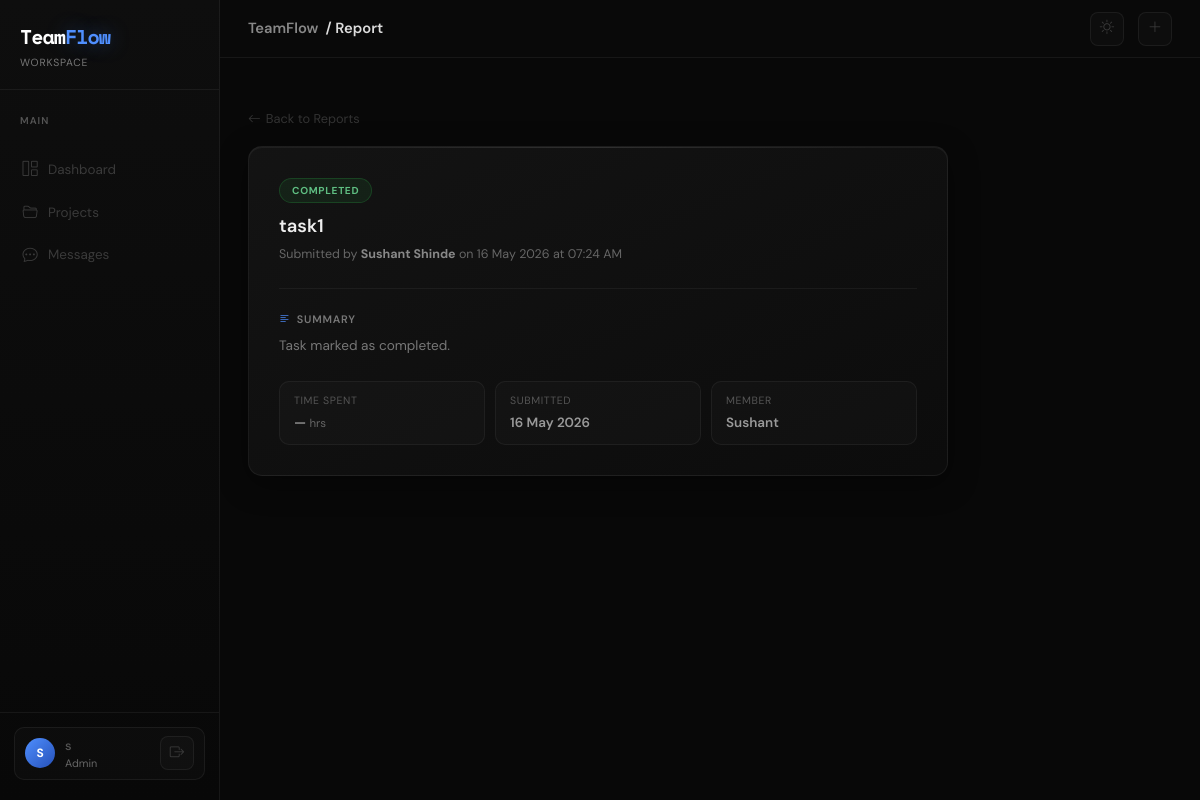
The page /reports/1 (signed in) on the database its author committed.
### app/models.py (models this page shows, shortened)
class User(db.Model, UserMixin):
    id = db.Column(db.Integer, primary_key=True)
    full_name = db.Column(db.String(100), nullable=False)
    email = db.Column(db.String(120), unique=True, nullable=False)
    password_hash = db.Column(db.String(200), nullable=False)
    role = db.Column(db.String(20), default='Member')  # Admin or Member
    profile_image = db.Column(db.String(100), default='default.jpg')
    created_at = db.Column(db.DateTime, default=datetime.utcnow)
    assigned_tasks = db.relationship('Task', backref='assignee', lazy=True, foreign_keys='Task.assigned_to')
    member_of = db.relationship('ProjectMember', backref='user', lazy=True)
    messages_sent = db.relationship('Message', backref='sender', lazy=True)
    task_files = db.relationship('TaskFile', backref='uploader', lazy=True)
    reports = db.relationship('TaskReport', backref='member', lazy=True)

class Task(db.Model):
    id = db.Column(db.Integer, primary_key=True)
    project_id = db.Column(db.Integer, db.ForeignKey('project.id'))
    title = db.Column(db.String(150), nullable=False)
    description = db.Column(db.Text)
    assigned_to = db.Column(db.Integer, db.ForeignKey('user.id'))
    priority = db.Column(db.String(20))
    deadline = db.Column(db.Date)
    status = db.Column(db.String(20), default='To Do')  # To Do, In Progress, Review, Completed, Overdue
    created_at = db.Column(db.DateTime, default=datetime.utcnow)
    files = db.relationship('TaskFile', backref='task', cascade="all, delete", lazy=True)
    report = db.relationship('TaskReport', backref='task', uselist=False, cascade="all, delete")  # only one report per task

class TaskReport(db.Model):
    id = db.Column(db.Integer, primary_key=True)
    task_id = db.Column(db.Integer, db.ForeignKey('task.id'))
    member_id = db.Column(db.Integer, db.ForeignKey('user.id'))
    summary = db.Column(db.Text, nullable=False)
    changes_made = db.Column(db.Text)
    files_modified = db.Column(db.String(200))
    time_taken = db.Column(db.String(50))
    submitted_at = db.Column(db.DateTime, default=datetime.utcnow)

### app/routes/tasks.py (the view)
@tasks.route('/reports/<int:id>')
@login_required
def view_report(id):
    report = TaskReport.query.get_or_404(id)
    return render_template('tasks/view_report.html', report=report)

### app/__init__.py (called while the page is built)
def create_app(config_class=Config):
    app = Flask(__name__)
    app.config.from_object(config_class)
    csrf.init_app(app)
    db.init_app(app)
    migrate.init_app(app, db)
    login_manager.init_app(app)
    socketio.init_app(app)
    @app.context_processor
    def inject_today():
        todays_date = date.today()
        return dict(today=todays_date)
    from app.routes.auth import auth
    from app.routes.projects import projects
    from app.routes.tasks import tasks
    from app.routes.main import main
    from app.routes.chat import chat_bp
    app.register_blueprint(auth)
    app.register_blueprint(projects)
    app.register_blueprint(tasks)
    app.register_blueprint(main)
    app.register_blueprint(chat_bp)
    return app

### app/models.py (called while the page is built)
@login_manager.user_loader
def load_user(user_id):
    user = User.query.get(int(user_id))
    return user

### app/templates/tasks/view_report.html (shortened to what this page needs)
{% extends 'base.html' %}
{% block page_title %}Report{% endblock %}
{% block content %}
<div style="max-width: 700px;">
    <a href="{{ url_for('tasks.all_reports') }}" class="back-link">
        <i class="bi bi-arrow-left"></i> Back to Reports
    </a>
    <div class="tf-card" style="padding: 30px;">
        <div class="d-flex justify-content-between align-items-start mb-4 flex-wrap gap-3">
            <div>
                <span class="priority-badge badge-low" style="background:rgba(40,167,69,0.1);color:#5fbe82;border-color:rgba(40,167,69,0.25);margin-bottom:10px;display:inline-block;">
                    Completed
                </span>
                <div style="font-size:1.15rem;font-weight:600;color:#eee;margin-bottom:4px;">{{ report.task.title }}</div>
                <div style="font-size:0.78rem;color:#666;">
                    Submitted by <strong style="color:#888;">{{ report.member.full_name }}</strong>
                    on {{ report.submitted_at.strftime('%d %B %Y at %I:%M %p') }}
                </div>
            </div>
        </div>
        <div style="height:1px;background:rgba(255,255,255,0.05);margin-bottom:22px;"></div>
        <div class="mb-4">
            <div class="modal-section-label"><i class="bi bi-text-left"></i> Summary</div>
            <p style="font-size:0.85rem;color:#777;line-height:1.65;">{{ report.summary }}</p>
        </div>
        <div class="modal-meta-grid mt-3">
            <div class="modal-meta-item">
                <div class="modal-meta-key">Time Spent</div>
                <div class="modal-meta-val">{{ report.time_taken or '—' }} <span style="font-size:0.72rem;color:#666;font-weight:400;">hrs</span></div>
            </div>
            <div class="modal-meta-item">
                <div class="modal-meta-key">Submitted</div>
                <div class="modal-meta-val">{{ report.submitted_at.strftime('%d %b %Y') }}</div>
            </div>
            <div class="modal-meta-item">
                <div class="modal-meta-key">Member</div>
                <div class="modal-meta-val">{{ report.member.full_name.split()[0] }}</div>
            </div>
        </div>
    </div>
</div>
{% endblock %}

### app/templates/base.html (shortened to what this page needs)
<!DOCTYPE html>
<html lang="en">
<head>
    <link href="https://cdn.jsdelivr.net/npm/bootstrap@5.3.0/dist/css/bootstrap.min.css" rel="stylesheet">
    <link rel="stylesheet" href="https://cdn.jsdelivr.net/npm/bootstrap-icons@1.11.0/font/bootstrap-icons.css">
    <link rel="stylesheet" href="{{ url_for('static', filename='css/teamflow.css') }}">
</head>
<body class="app-page">
<aside class="sidebar">
    <a href="{{ url_for('main.dashboard') }}" class="sidebar-brand">
        <div class="logo-text">Team<span>Flow</span></div>
        <div class="logo-sub">Workspace</div>
    </a>
    <nav class="sidebar-nav">
        <p class="nav-section-label">Main</p>
        <a href="{{ url_for('main.dashboard') }}" class="sidebar-link {% if request.endpoint == 'main.dashboard' %}active{% endif %}">
            <i class="bi bi-grid-1x2"></i> Dashboard
        </a>
        <a href="{{ url_for('projects.list_projects') }}" class="sidebar-link {% if 'project' in (request.endpoint or '') %}active{% endif %}">
            <i class="bi bi-folder2-open"></i> Projects
        </a>
        <a href="{{ url_for('chat.index') }}" class="sidebar-link {% if 'chat' in (request.endpoint or '') %}active{% endif %}">
            <i class="bi bi-chat-dots"></i> Messages
        </a>
    </nav>
    <div class="sidebar-user">
        <div class="user-chip">
            <div class="user-avatar">{{ current_user.full_name[0].upper() }}</div>
            <div>
                <div class="user-name">{{ current_user.full_name.split(' ')[0] }}</div>
                <div class="user-role">{{ current_user.role }}</div>
            </div>
            <a href="{{ url_for('auth.logout') }}" class="ms-auto topbar-icon-btn" title="Logout">
                <i class="bi bi-box-arrow-right"></i>
            </a>
        </div>
    </div>
</aside>
<div class="main-wrapper">
    <header class="topbar">
        <div class="topbar-title">
            TeamFlow &nbsp;<span>/ {% block page_title %}Dashboard{% endblock %}</span>
        </div>
        <div class="topbar-actions">
            <button class="topbar-icon-btn" id="themeToggleBtn" onclick="toggleTheme()" title="Toggle light / dark mode">
                <i class="bi bi-sun" id="themeIcon"></i>
            </button>
            {% if current_user.role == 'Admin' %}
            <a href="{{ url_for('projects.new_project') }}" class="topbar-icon-btn" title="New Project">
                <i class="bi bi-plus-lg"></i>
            </a>
            {% endif %}
        </div>
    </header>
    <main class="page-body">
        {% block content %}{% endblock %}
    </main>
</div>
</body>
</html>

### rows shown on the page
User: full_name "S", full_name "s", role "Admin"
Task: task "task1"
User: member.full_name "Sushant Shinde", member.full_name "Sushant"
TaskReport: submitted_at "16 May 2026 at 07:24 AM", summary "Task marked as completed.", time_taken "—", submitted_at "16 May 2026"
